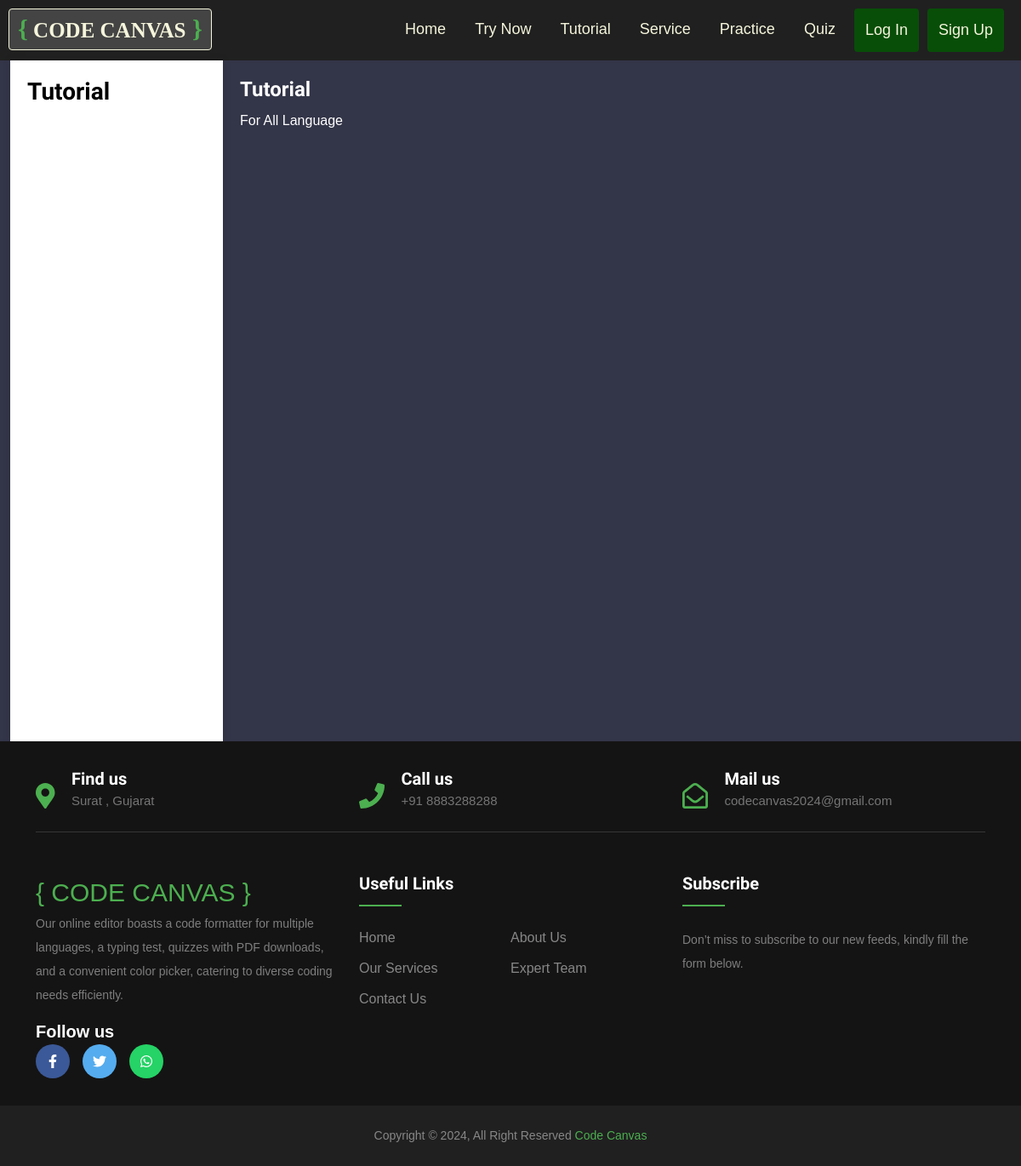
Before: /tutorial_of_language.php with the older database file.
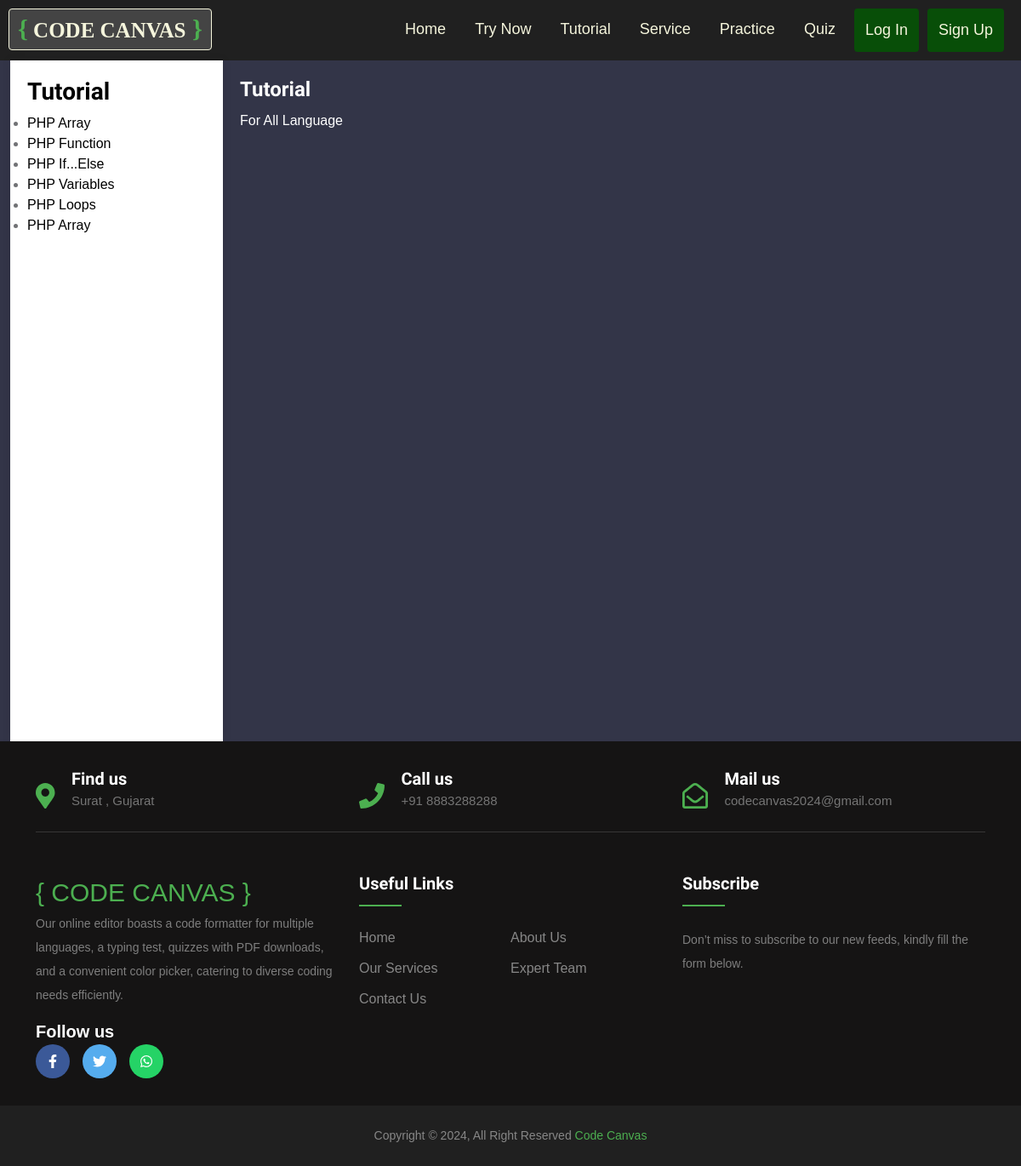
After: the same page with the newer database file.
### tables this page shows
CREATE TABLE `tutorial` (
  `t_id` int(11) NOT NULL,
  `language` varchar(200) NOT NULL,
  `topic_name` varchar(200) NOT NULL,
  `description` varchar(1000) DEFAULT NULL,
  `t_code` varchar(3000) NOT NULL,
  `is_active` int(11) NOT NULL DEFAULT 1,
  `created_date` date NOT NULL DEFAULT current_timestamp()
);

### tutorial_of_language.php (the view, shortened to what this page needs)
<?php
    include 'db.php';
    if (isset($_SESSION['selected_language'])) {
        $selectedLanguage = $con->real_escape_string($_SESSION['selected_language']);
        $sql = "SELECT * FROM tutorial WHERE language = '$selectedLanguage'";
        $result = $con->query($sql);
    } else {
        $selectedLanguage1 = 'PHP';
        $sql = "SELECT * FROM tutorial WHERE language = '$selectedLanguage1'";
        $result = $con->query($sql);
    }
?>
<!DOCTYPE html>
<html lang="en">
<head>
    <link rel="stylesheet" href="https://cdnjs.cloudflare.com/ajax/libs/font-awesome/6.5.1/css/all.min.css" />
    <link rel="stylesheet" href="css/bootstrap.min.css">
    <link rel="stylesheet" href="css/bootstrap-icons.css">
    <link rel="stylesheet" href="css/owl.carousel.min.css">
    <link rel="stylesheet" href="css/owl.theme.default.min.css">
    <link href="css/templatemo-pod-talk.css" rel="stylesheet">
</head>
<body class="dark">
    <?php include 'header.php'; ?>
    <div class="container-fluid">
        <div class="sidebar">
            <h4><?php echo ucfirst($selectedLanguage); ?> Tutorial</h4>
    <ul>
        <?php
        while ($row = $result->fetch_assoc()) {
            $encodedTopic = urlencode($row['topic_name']);
            echo "<li><a href='tutorial_of_language.php?topic=$encodedTopic'>" . $row['topic_name'] . "</a></li>";
        }
        ?>
    </ul>
        </div>
        <div class="main-content">
        <?php
                if (isset($_GET['topic'])) {
                    $selectedTopic = $con->real_escape_string($_GET['topic']);
                    $topicSql = "SELECT * FROM tutorial WHERE topic_name = '$selectedTopic' AND language = '$selectedLanguage'";
                    $topicResult = $con->query($topicSql);
                    if ($topicResult) {
                        $topicRow = $topicResult->fetch_assoc();
                        if ($topicRow) {
                            echo "<h3>" . htmlspecialchars($topicRow['topic_name']) . "</h3>";
                            echo "<p>" . htmlspecialchars($topicRow['description']) . "</p></br>";
                            if (!empty($topicRow['t_code'])) {
                                echo "<p>Example :</p>";
                                echo "<div class='code-box'><pre class='code-text'>" . htmlspecialchars($topicRow['t_code']) . "</pre></div>";
                            } else {
                                echo "<p>No code available for this topic.</p>";
                            }
                        } else {
                            echo "<p>No data found for the selected topic.</p>";
                        }
                    } else {
                        echo "<p>Error executing the SQL query: " . $con->error . "</p>";
                    }
                    $encodedCode = urlencode($topicRow['t_code']);
                    $selectedLanguage = urlencode($selectedLanguage);
                    echo "<a href='editor.php?lang=$selectedLanguage&code=$encodedCode' style='display: inline-block; padding: 10px 20px; background-color: #4caf50; color: white; text-decoration: none; border-radius: 5px; transition: background-color 0.3s ease;'>Try Your Self</a>";
                 }
                else {
                    echo "<h3>Tutorial</h3>";
                    echo "<p>For All Language</p>";
                }
            ?>
        </div>
    </div>
    <?php include 'footer.php'; ?>
</body>
</html>

Changed rows visible on the page:
now on this page (row edited): tutorial: topic_name "PHP Array"
added tutorial: topic_name "PHP Function"
added tutorial: topic_name "PHP If...Else"
added tutorial: topic_name "PHP Variables"
added tutorial: topic_name "PHP Loops"
added tutorial: topic_name "PHP Array"
